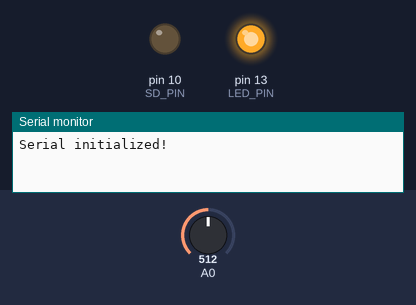
This sketch was run on a simulated Arduino Uno, built with avr-gcc and run on an emulated ATmega328P. On the bench: output pins drawn as LEDs (lit = HIGH), the last lines printed to the serial monitor. Inputs (shaded band) come from the test bench; at power-on: A0 = 512. Storage starts empty.

Above: at 0.2 s.
At 3.2 s:
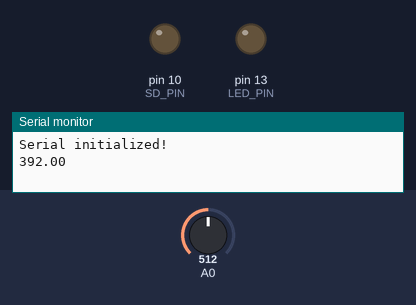
Timing chart, 0 to 7.8 s (numbered marks = the images above):
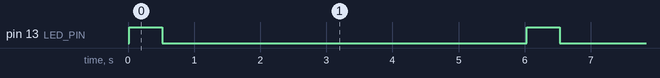

The sketch:

TempLogger.ino
```cpp
#include <SD.h>

//analog sensor pin number
#define TEMPERATURE_PIN_NUM 0
//Arduino Ethernet shield: pin 4
//Adafruit SD shields and modules: pin 10
//Sparkfun SD shield: pin 8
#define SD_PIN 10
//serial baud rate
#define BAUD_RATE 9600
//how many milliseconds between readings
#define TEMPERATURE_READ_TIMER 5000
//how many milliseconds on / off of LED
#define LED_LIGHT_TIME 500
//led pin number
#define LED_PIN 13

//initial setup / configuration
void setup() {
  //LED pin
  pinMode(LED_PIN, OUTPUT);

  //SD pin
  pinMode(SD_PIN, OUTPUT);

  if (!SD.begin(SD_PIN)) {
    sendMessageToSerial("SD Card initialization failed, or not present, cannot proceed.");

    return;
  }

  if(Serial) {
    //initialize serial
    Serial.begin(BAUD_RATE);

    //good to go, begin loop.
    sendMessageToSerial("Serial initialized!");
  }
}

//da loop
void loop() {
  //turn light on
  activateLed();

  //current voltage of analog pin
  float currentVoltage = getVoltage(TEMPERATURE_PIN_NUM);

  //convert from voltage to fahrenheit
  float currentTempInFahrenheit = getCurrentTempInF(currentVoltage);

  //log to SD card
  logTempToSd(currentTempInFahrenheit);

  //wait a bit to read again
  delay(TEMPERATURE_READ_TIMER);
}

//logs the current temperature reading to the SD card
void logTempToSd(float temperature) {
  //open file
  File dataFile = SD.open("datalog.txt", FILE_WRITE);

  //output to file if opened
  if (dataFile) {
    dataFile.println(temperature);
    dataFile.close();

    sendMessageToSerial(temperature);
  }
}

float getCurrentTempInF(float voltage) {
  float degreesC, degreesF;

  //find celcius
  degreesC = (voltage - 0.5) * 100.0;
  //fins fahrenheit
  degreesF = degreesC * (9.0/5.0) + 32.0;

  return degreesF;
}

void sendMessageToSerial(float f) {
  if(Serial) {
    Serial.println(f);
  }
}

void sendMessageToSerial(String s) {
  if(Serial) {
    Serial.println(s);
  }
}

//light LED as activity indicator
void activateLed() {
  digitalWrite(LED_PIN, HIGH);
  delay(LED_LIGHT_TIME);

  digitalWrite(LED_PIN, LOW);
  delay(LED_LIGHT_TIME);
}

//read voltage from analog pin
float getVoltage(int pin) {
  return (analogRead(pin) * 0.004882814);
}
```

Measured:
- by itself, pin 13 (LED_PIN): alternates HIGH for 0.50 s and LOW for 5.5 s
